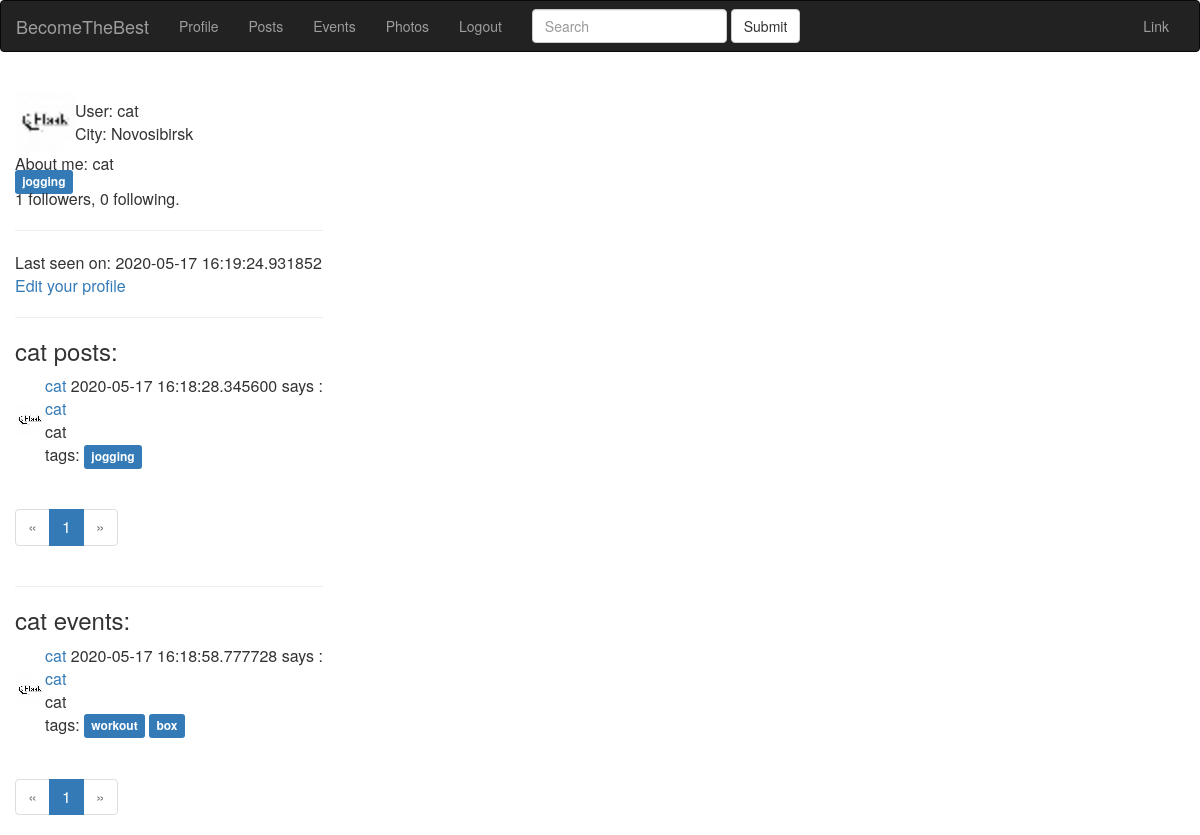
/user/cat (signed in), run on the app's committed database.
### app/models.py (models this page shows, shortened)
class User(UserMixin, db.Model):
    id = db.Column(db.Integer, primary_key=True)
    email = db.Column(db.String(120), index=True, unique=True)
    username = db.Column(db.String(64), index=True, unique=True)
    password_hash = db.Column(db.String(255))
    date = db.Column(db.DateTime, index=True, default=datetime.utcnow)
    timestamp = db.Column(db.String(128), default=int(time()))
    city = db.Column(db.String(128))
    about_me = db.Column(db.String(140))
    last_seen = db.Column(db.DateTime, default=datetime.utcnow)
    active = db.Column(db.Boolean)
    tags = db.relationship(
        'Tag', secondary=user_tags, backref=db.backref('users_tags', lazy='dynamic'))
    roles = db.relationship(
        'Role', secondary=roles_users, backref=db.backref('users_roles', lazy='dynamic'))
    posts = db.relationship('Post', backref='author', lazy='dynamic')
    events = db.relationship('Event', backref='event_author', lazy='dynamic')
    photos = db.relationship('Photo', backref='photo_author', lazy='dynamic')
    def avatar(self):
        return 'user_data/{}/avatar/avatar.png'.format(self.username + self.timestamp)
    followed = db.relationship(
        'User', secondary=followers,
        primaryjoin=(followers.c.follower_id == id),
        secondaryjoin=(followers.c.followed_id == id),
        backref=db.backref('followers', lazy='dynamic'), lazy='dynamic')

class Tag(db.Model):
    id = db.Column(db.Integer, primary_key=True)
    name = db.Column(db.String(100), unique=True)
    slug = db.Column(db.String(100))

class Post(db.Model):
    id = db.Column(db.Integer, primary_key=True)
    title = db.Column(db.String(140))
    slug = db.Column(db.String(140), unique=True)
    body = db.Column(db.Text)
    created = db.Column(db.DateTime, index=True, default=datetime.utcnow)
    user_id = db.Column(db.Integer, db.ForeignKey('user.id'))
    tags = db.relationship(
        'Tag', secondary=post_tags, backref=db.backref('posts_tags', lazy='dynamic'))

class Event(db.Model):
    id = db.Column(db.Integer, primary_key=True)
    event_title = db.Column(db.String(140))
    event_body = db.Column(db.Text)
    slug = db.Column(db.String(140), unique=True)
    created = db.Column(db.DateTime, index=True, default=datetime.utcnow)
    event_time = db.Column(db.DateTime)
    event_place = db.Column(db.Text)
    event_geo = db.Column(db.Text)
    event_starter = db.Column(db.Integer, db.ForeignKey('user.id'))
    event_crew = db.Column(db.Text)
    tags = db.relationship(
        'Tag', secondary=event_tags, backref=db.backref('events_tags', lazy='dynamic'))

### app/blueprints/users/blueprint.py (the view)
@app.route('/user/<username>')
@login_required
def user(username):
    user = User.query.filter_by(username=username).first_or_404()
    page = request.args.get('page', 1, type=int)
    posts = user.posts.order_by(Post.created.desc())
    pages = posts.paginate(page=page, per_page=app.config['POSTS_PER_PAGE'])
    events = user.events.order_by(Event.created.desc())
    event_pages = events.paginate(page=page, per_page=app.config['POSTS_PER_PAGE'])
    return render_template('users/index.html', user=user, pages=pages, event_pages=event_pages)

### app/models.py (called while the page is built)
@login.user_loader
def load_user(id):
    return User.query.get(int(id))

### app/view.py (called while the page is built)
@app.before_request
def before_request():
    if current_user.is_authenticated:
        current_user.last_seen = datetime.utcnow()
        db.session.commit()

### app/blueprints/users/templates/users/index.html
{% extends 'base.html' %} {% block title %} User title {% endblock %} {% block content_title %} {% endblock %} {% block content %}
<table>
    <tr>
        <td><img src="{{ url_for('static', filename=user.avatar()) }}" width="60" height="60" alt="avatar" />
        </td>
        <td>
            User: {{ user.username }} <br> City: {{ user.city }}
        </td>
    </tr>
</table>
{% if user.about_me %} About me: {{ user.about_me }} {% endif %}
<br> {% for tag in user.tags %}
<a href="{{ url_for('users.tag_detail', slug=tag.slug) }}">
    <span class="label label-primary">
        {{ tag.name }}
    </span>
</a> {% endfor %}
<p>{{ user.followers.count() }} followers, {{ user.followed.count() }} following.</p>
<hr> {% if user.last_seen %} Last seen on: {{ user.last_seen }} {% endif %} {% if user.username == current_user.username %}
<p><a href="{{ url_for('users.edit_profile') }}">Edit your profile</a></p>
{% elif not current_user.is_following(user) %}
<p><a href="{{ url_for('users.follow', username=user.username) }}">Be friend</a></p>
{% else %}
<p><a href="{{ url_for('users.unfollow', username=user.username) }}">Unfriend</a></p>
{% endif %}
<hr>
<h3>{{user.username}} posts:</h3>
{% for post in pages.items %}
<div class="main-content">
    <table>
        <tr>
            <td><img src="{{ url_for('static', filename=post.author.avatar()) }}" width="30" height="30" alt="avatar" /></td>
            <td><a href="{{ url_for('user', username=post.author.username) }}">
                {{ post.author.username }}</a> {{ post.created }} says :
                <br>
                <a href="{{ url_for('posts.post_detail', slug=post.slug) }}">{{ post.title }}</a>
                <br> {{ post.body }}
                <div class="tags">
                    tags: {% for tag in post.tags %}
                    <a href="{{ url_for('posts.tag_detail', slug=tag.slug) }}">
                        <span class="label label-primary">{{ tag.name }}</span></a> {% endfor %}
                </div>
            </td>
        </tr>
    </table>
</div>
<br> {% endfor %}
<nav>
    <ul class="pagination">
        <li {% if not pages.has_prev %} class="disabled" {% endif %}>
            <a href="./{{user.username}}?page={{ pages.prev_num }}" aria-label="Previous">
                <span aria-hidden="true">&laquo;</span></a>
        </li>
        {% for page in pages.iter_pages() %}
        <li {% if page==pages.page %} class="active" {% endif %}>
            <a href="./{{user.username}}?page={{ page }}">{{page}} <span class="sr-only">(current)</span></a></li>
        {% endfor %}
        <li {% if not pages.has_next %} class="disabled" {% endif %}>
            <a href="./{{user.username}}?page={{ pages.next_num }}" aria-label="Next">
                <span aria-hidden="true">&raquo;</span></a>
        </li>
    </ul>
</nav>
<hr>
<h3>{{user.username}} events:</h3>
{% for event in event_pages.items %}
<div class="main-content">
    <table>
        <tr>
            <td><img src="{{ event.event_author.avatar() }}"></td>
            <td><a href="{{ url_for('user', username=event.event_author.username) }}">
                {{ event.event_author.username }}</a> {{ event.created }} says :
                <br>
                <a href="{{ url_for('events.event_detail', slug=event.slug) }}">{{ event.event_title }}</a>
                <br> {{ event.event_body }}
                <div class="tags">
                    tags: {% for tag in event.tags %}
                    <a href="{{ url_for('events.tag_detail', slug=tag.slug) }}">
                        <span class="label label-primary">{{ tag.name }}</span></a> {% endfor %}
                </div>
            </td>
        </tr>
    </table>
</div>
<br> {% endfor %}
<nav>
    <ul class="pagination">
        <li {% if not pages.has_prev %} class="disabled" {% endif %}>
            <a href="./{{user.username}}?page={{ pages.prev_num }}" aria-label="Previous">
                <span aria-hidden="true">&laquo;</span></a>
        </li>
        {% for page in event_pages.iter_pages() %}
        <li {% if page==event_pages.page %} class="active" {% endif %}>
            <a href="./{{user.username}}?page={{ page }}">{{page}} <span class="sr-only">(current)</span></a></li>
        {% endfor %}
        <li {% if not pages.has_next %} class="disabled" {% endif %}>
            <a href="./{{user.username}}?page={{ pages.next_num }}" aria-label="Next">
                <span aria-hidden="true">&raquo;</span></a>
        </li>
    </ul>
</nav>
{% endblock %}

### data on the page
User: username+timestamp (placeholder picture), username "cat", city "Novosibirsk", about_me "cat", last_seen "2020-05-17 16:19:24.931852"
Tag: name "jogging"
Post: timestamp (placeholder picture), author.username "cat", created "2020-05-17 16:18:28.345600", title "cat", body "cat"
Event: event_author.avatar (placeholder picture), event_author.username "cat", created "2020-05-17 16:18:58.777728", event_title "cat", event_body "cat"
Tag: name "workout"
Tag: name "box"

### other printed values
{{ user.followers.count() }} "1"
{{ user.followed.count() }} "0"
{{ page }} "1"
